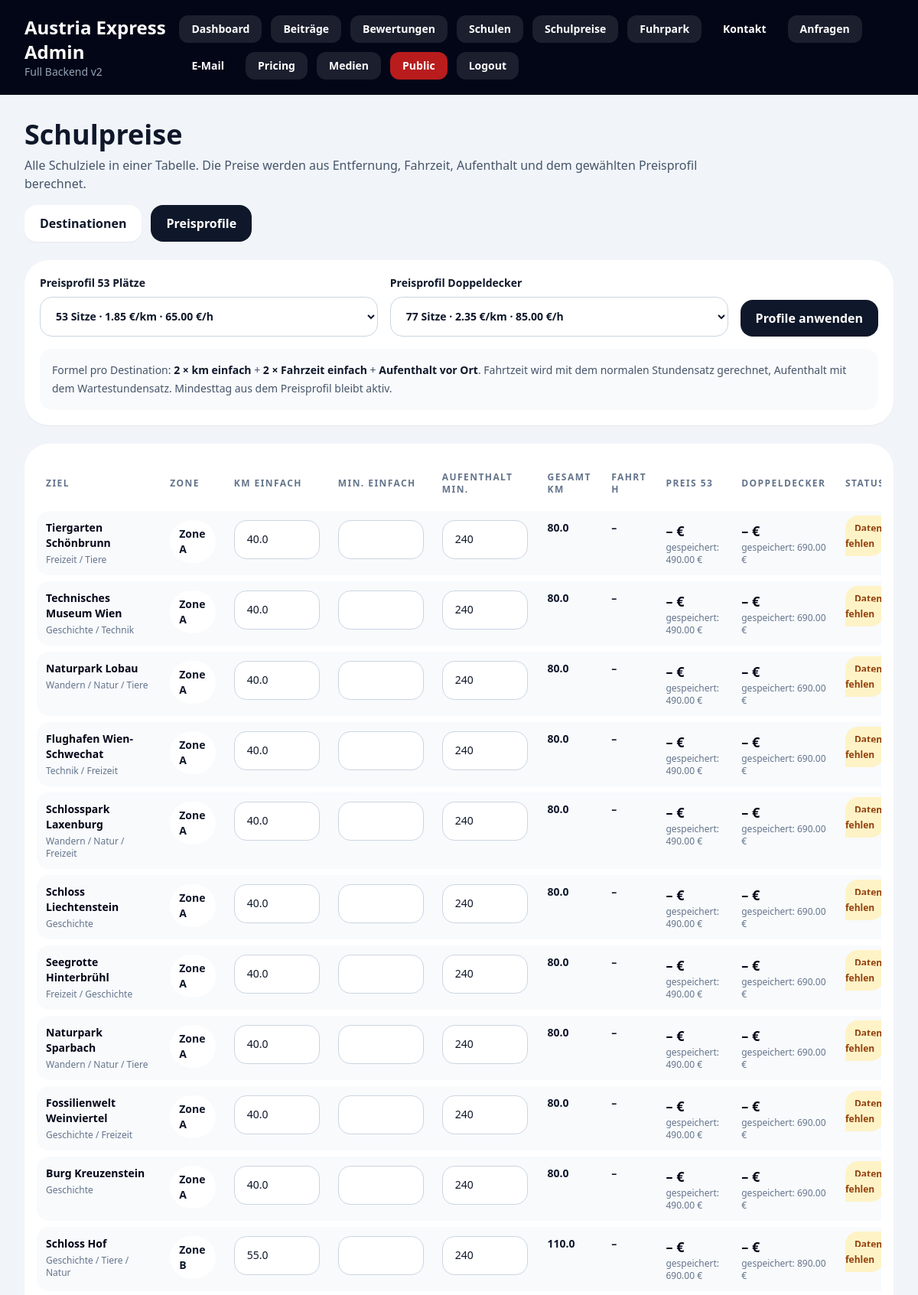
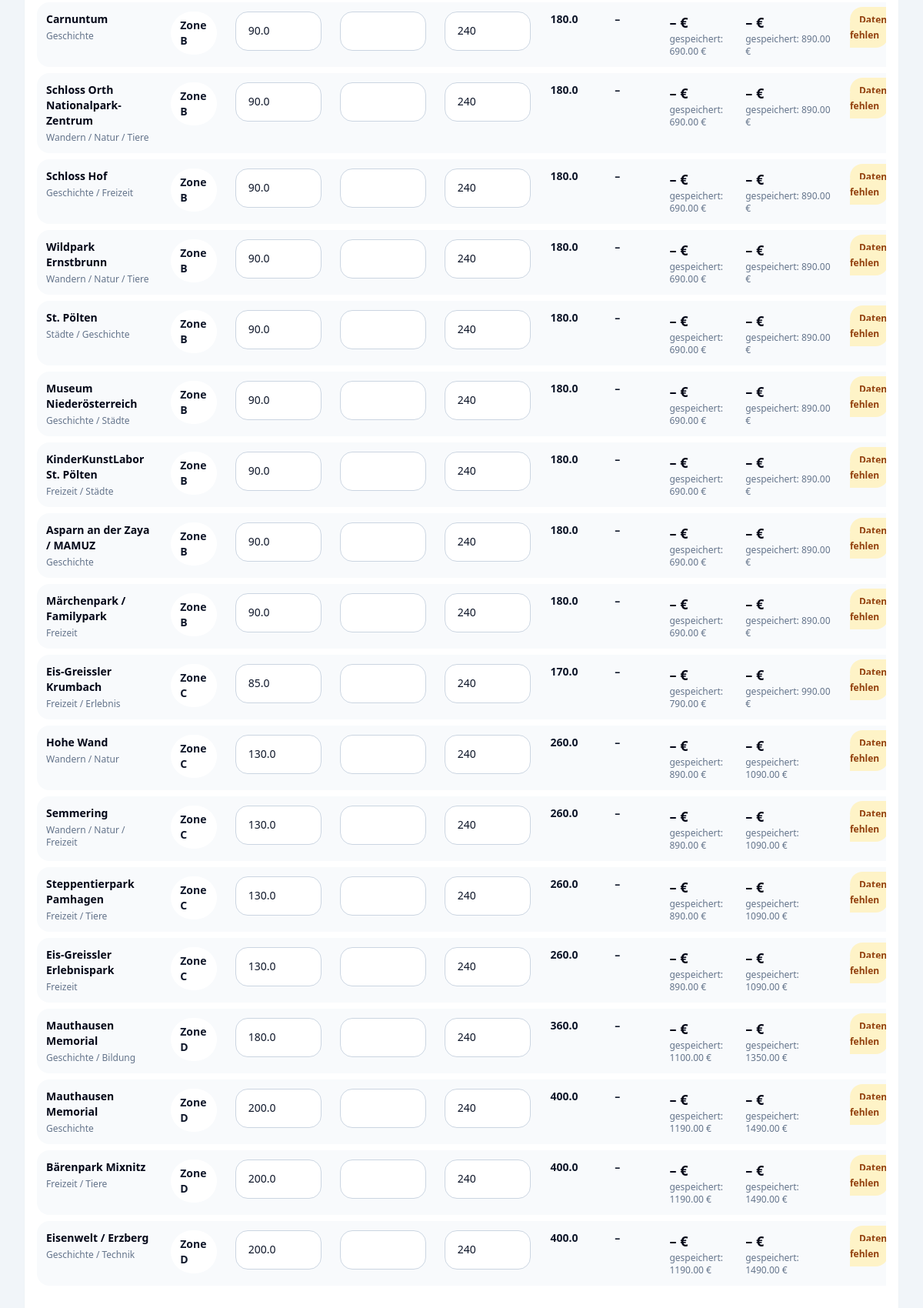
The app's page /admin/school-pricing (signed in, upper part) with its own data (2 pictures, top to bottom).
### app/models.py (models this page shows)
class SchoolDestination(db.Model):
    __tablename__ = "school_destinations"
    id = db.Column(db.Integer, primary_key=True)
    title = db.Column(db.String(220), nullable=False)
    slug = db.Column(db.String(240), unique=True, nullable=False, index=True)
    zone = db.Column(db.String(40), nullable=False, index=True)  # A/B/C/D
    category = db.Column(db.String(100), nullable=False, index=True)
    tags = db.Column(db.String(300), nullable=True)
    short_description = db.Column(db.Text, nullable=False)
    full_description = db.Column(db.Text, nullable=True)
    age_group = db.Column(db.String(120), nullable=True)
    distance_km = db.Column(db.Float, nullable=True)
    travel_time = db.Column(db.String(120), nullable=True)
    latitude = db.Column(db.Float, nullable=True)
    longitude = db.Column(db.Float, nullable=True)
    price_53 = db.Column(db.Numeric(10, 2), nullable=True)
    price_75 = db.Column(db.Numeric(10, 2), nullable=True)
    main_image = db.Column(db.String(500), nullable=True)
    alt_text = db.Column(db.String(255), nullable=True)
    is_active = db.Column(db.Boolean, default=True, nullable=False, index=True)
    sort_order = db.Column(db.Integer, default=100, nullable=False)
    created_at = db.Column(db.DateTime(timezone=True), default=utcnow, nullable=False)
    updated_at = db.Column(db.DateTime(timezone=True), default=utcnow, onupdate=utcnow, nullable=False)
    images = db.relationship("DestinationImage", back_populates="destination", cascade="all, delete-orphan")
    pricing = db.relationship("SchoolDestinationPricing", back_populates="destination", uselist=False, cascade="all, delete-orphan")

### app/routes/admin.py (the view, shortened to what this page needs)
@admin_bp.route("/school-pricing", methods=["GET", "POST"])
@login_required
def school_pricing_bulk():
    profiles = PricingProfile.query.filter_by(is_active=True).order_by(PricingProfile.name.asc()).all()
    profile_53_id = to_int(request.args.get("profile_53_id"), None)
    profile_75_id = to_int(request.args.get("profile_75_id"), None)
    profile_53 = PricingProfile.query.get(profile_53_id) if profile_53_id else default_school_profile("53")
    profile_75 = PricingProfile.query.get(profile_75_id) if profile_75_id else default_school_profile("doppeldecker")
    items = SchoolDestination.query.order_by(
        SchoolDestination.zone.asc(),
        SchoolDestination.sort_order.asc(),
        SchoolDestination.title.asc(),
    ).all()
    rows = [school_pricing_row(item, profile_53, profile_75) for item in items]
    return render_template(
        "admin/school_pricing_bulk.html",
        rows=rows,
        profiles=profiles,
        profile_53=profile_53,
        profile_75=profile_75,
        profile_53_data=profile_to_dict(profile_53),
        profile_75_data=profile_to_dict(profile_75),
    )

### app/__init__.py (called while the page is built)
def create_app(config_object=Config) -> Flask:
    app = Flask(__name__, instance_relative_config=True)
    app.config.from_object(config_object)
    Path(app.instance_path).mkdir(parents=True, exist_ok=True)
    app.config["UPLOAD_FOLDER"].mkdir(parents=True, exist_ok=True)
    db.init_app(app)
    from .routes.public import public_bp
    from .routes.admin import admin_bp
    app.register_blueprint(public_bp)
    app.register_blueprint(admin_bp, url_prefix="/admin")
    @app.context_processor
    def inject_csrf():
        return {"csrf_token": get_csrf_token}
    register_cli(app)
    return app

### app/routes/admin.py (called while the page is built, shortened)
def current_admin():
    admin_id = session.get("admin_id")
    if not admin_id:
        return None
    return AdminUser.query.get(admin_id)

def login_required(view):
    @wraps(view)
    def wrapped(*args, **kwargs):
        if not current_admin():
            return redirect(url_for("admin.login", next=request.path))
        return view(*args, **kwargs)
    return wrapped

def to_int(value, default=None):
    try:
        if value in (None, ""):
            return default
        return int(value)
    except ValueError:
        return default

def profile_to_dict(profile: PricingProfile | None) -> dict:
    if not profile:
        return {}
    return {
        "id": profile.id,
        "name": profile.name,
        "price_per_km": float(profile.price_per_km or 0),
        "hourly_rate": float(profile.hourly_rate or 0),
        "waiting_hourly_rate": float(profile.waiting_hourly_rate or 0),
        "minimum_day_rate": float(profile.minimum_day_rate or 0),
        "vat_percent": float(profile.vat_percent or 0),
    }

def default_school_profile(seat_hint: str):
    profiles = PricingProfile.query.filter_by(is_active=True).order_by(PricingProfile.name.asc()).all()
    hint = seat_hint.lower()
    for profile in profiles:
        haystack = f"{profile.name} {profile.bus_category}".lower()
        if hint in haystack:
            return profile

def calculate_school_destination_price(profile: PricingProfile | None, distance_km_one_way, drive_minutes_one_way, stay_minutes):
    if not profile:
        return None
    if distance_km_one_way in (None, "") or drive_minutes_one_way in (None, ""):
        return None

### app/utils/csrf.py (called while the page is built)
def get_csrf_token() -> str:
    token = session.get("_csrf_token")
    if not token:
        token = secrets.token_urlsafe(32)
        session["_csrf_token"] = token
    return token

### app/templates/admin/school_pricing_bulk.html (shortened to what this page needs)
{% extends "admin/base_admin.html" %}
{% block content %}
<div class="mb-6 flex flex-col gap-4 xl:flex-row xl:items-end xl:justify-between">
  <div>
    <h1 class="text-4xl font-black">Schulpreise</h1>
    <p class="mt-2 max-w-4xl text-slate-600">
      Alle Schulziele in einer Tabelle. Die Preise werden aus Entfernung, Fahrzeit, Aufenthalt und dem gewählten Preisprofil berechnet.
    </p>
  </div>
  <div class="flex flex-wrap gap-3">
    <a href="{{ url_for('admin.school_destinations_list') }}" class="rounded-2xl bg-white px-5 py-3 font-bold shadow-sm">Destinationen</a>
    <a href="{{ url_for('admin.pricing_profiles') }}" class="rounded-2xl bg-slate-900 px-5 py-3 font-bold text-white">Preisprofile</a>
  </div>
</div>
<div class="mb-6 rounded-[2rem] bg-white p-5 shadow-sm">
  <form method="get" class="grid gap-4 lg:grid-cols-[1fr_1fr_auto] lg:items-end">
    <label class="text-sm font-bold">Preisprofil 53 Plätze
      <select class="field mt-2" name="profile_53_id">
        {% for profile in profiles %}
          <option value="{{ profile.id }}" {% if profile_53 and profile.id == profile_53.id %}selected{% endif %}>
            {{ profile.name }} · {{ profile.price_per_km }} €/km · {{ profile.hourly_rate }} €/h
          </option>
        {% endfor %}
      </select>
    </label>
    <label class="text-sm font-bold">Preisprofil Doppeldecker
      <select class="field mt-2" name="profile_75_id">
        {% for profile in profiles %}
          <option value="{{ profile.id }}" {% if profile_75 and profile.id == profile_75.id %}selected{% endif %}>
            {{ profile.name }} · {{ profile.price_per_km }} €/km · {{ profile.hourly_rate }} €/h
          </option>
        {% endfor %}
      </select>
    </label>
    <button class="rounded-2xl bg-slate-900 px-5 py-3 font-black text-white">Profile anwenden</button>
  </form>
  <div class="mt-4 rounded-2xl bg-slate-50 p-4 text-sm leading-6 text-slate-600">
    Formel pro Destination:
    <span class="font-bold text-slate-900">2 × km einfach</span> +
    <span class="font-bold text-slate-900">2 × Fahrzeit einfach</span> +
    <span class="font-bold text-slate-900">Aufenthalt vor Ort</span>.
    Fahrtzeit wird mit dem normalen Stundensatz gerechnet, Aufenthalt mit dem Wartestundensatz. Mindesttag aus dem Preisprofil bleibt aktiv.
  </div>
</div>
<form method="post" class="rounded-[2rem] bg-white p-4 shadow-sm">
  <div class="overflow-x-auto">
    <table class="min-w-[1200px] w-full border-separate border-spacing-y-2 text-left text-sm">
      <thead class="sticky top-0 z-10 bg-white text-xs uppercase tracking-[.12em] text-slate-500">
        <tr>
          <th class="px-3 py-3">Ziel</th>
          <th class="px-3 py-3">Zone</th>
          <th class="px-3 py-3">km einfach</th>
          <th class="px-3 py-3">Min. einfach</th>
          <th class="px-3 py-3">Aufenthalt Min.</th>
          <th class="px-3 py-3">Gesamt km</th>
          <th class="px-3 py-3">Fahrt h</th>
          <th class="px-3 py-3">Preis 53</th>
          <th class="px-3 py-3">Doppeldecker</th>
          <th class="px-3 py-3">Status</th>
        </tr>
      </thead>
      <tbody>
        {% for row in rows %}
          {% set item = row.item %}
          <tr class="school-row rounded-2xl bg-slate-50 align-top"
              data-row-id="{{ item.id }}">
            <td class="rounded-l-2xl px-3 py-3">
              <div class="max-w-[260px] font-black text-slate-950">{{ item.title }}</div>
              <div class="mt-1 text-xs text-slate-500">{{ item.category }}{% if not item.is_active %} · inaktiv{% endif %}</div>
            </td>
            <td class="px-3 py-3">
              <span class="inline-flex rounded-full bg-white px-3 py-2 font-black">Zone {{ item.zone }}</span>
            </td>
            <td class="px-3 py-3">
              <input class="school-input field w-28 bg-white" type="number" step="0.1" min="0" name="row_{{ item.id }}_distance_km" value="{{ row.distance_km if row.distance_km is not none else '' }}">
            </td>
            <td class="px-3 py-3">
              <input class="school-input field w-28 bg-white" type="number" step="1" min="0" name="row_{{ item.id }}_drive_minutes_one_way" value="{{ row.drive_minutes_one_way if row.drive_minutes_one_way is not none else '' }}">
            </td>
            <td class="px-3 py-3">
              <input class="school-input field w-28 bg-white" type="number" step="15" min="0" name="row_{{ item.id }}_stay_minutes" value="{{ row.stay_minutes if row.stay_minutes is not none else 240 }}">
            </td>
            <td class="px-3 py-3 font-bold">
              <span class="js-total-km">–</span>
            </td>
            <td class="px-3 py-3 font-bold">
              <span class="js-drive-hours">–</span>
            </td>
            <td class="px-3 py-3">
              <div class="text-lg font-black text-slate-950"><span class="js-price-53">{{ row.calculated_53 or item.price_53 or '–' }}</span> €</div>
              {% if item.price_53 %}
                <div class="text-xs text-slate-500">gespeichert: {{ item.price_53 }} €</div>
              {% endif %}
            </td>
            <td class="px-3 py-3">
              <div class="text-lg font-black text-slate-950"><span class="js-price-75">{{ row.calculated_75 or item.price_75 or '–' }}</span> €</div>
              {% if item.price_75 %}
                <div class="text-xs text-slate-500">gespeichert: {{ item.price_75 }} €</div>
              {% endif %}
            </td>
            <td class="px-3 py-3">
              <span class="js-status rounded-full px-3 py-2 text-xs font-black">–</span>
            </td>
          </tr>
        {% else %}
          <tr><td colspan="11" class="rounded-2xl bg-slate-50 p-8 text-center text-slate-500">Keine Destinationen vorhanden.</td></tr>
        {% endfor %}
      </tbody>
    </table>
  </div>
</form>
{% endblock %}

### app/static/css/site.css (style rules this page uses)
html { scroll-behavior: smooth; }
.field { width: 100%; border-radius: 1rem; border: 1px solid #cbd5e1; background: #fff; padding: .9rem 1rem; outline: none; }

### records on screen
SchoolDestination: title "Tiergarten Schönbrunn", category "Freizeit / Tiere", zone "A", distance_km "40.0", stay_minutes "240", price_53 "490.00", price_75 "690.00"
SchoolDestination: title "Technisches Museum Wien", category "Geschichte / Technik", zone "A", distance_km "40.0", stay_minutes "240", price_53 "490.00", price_75 "690.00"
SchoolDestination: title "Naturpark Lobau", category "Wandern / Natur / Tiere", zone "A", distance_km "40.0", stay_minutes "240", price_53 "490.00", price_75 "690.00"
SchoolDestination: title "Flughafen Wien-Schwechat", category "Technik / Freizeit", zone "A", distance_km "40.0", stay_minutes "240", price_53 "490.00", price_75 "690.00"
SchoolDestination: title "Schlosspark Laxenburg", category "Wandern / Natur / Freizeit", zone "A", distance_km "40.0", stay_minutes "240", price_53 "490.00", price_75 "690.00"
SchoolDestination: title "Schloss Liechtenstein", category "Geschichte", zone "A", distance_km "40.0", stay_minutes "240", price_53 "490.00", price_75 "690.00"
SchoolDestination: title "Seegrotte Hinterbrühl", category "Freizeit / Geschichte", zone "A", distance_km "40.0", stay_minutes "240", price_53 "490.00", price_75 "690.00"
SchoolDestination: title "Naturpark Sparbach", category "Wandern / Natur / Tiere", zone "A", distance_km "40.0", stay_minutes "240", price_53 "490.00", price_75 "690.00"
SchoolDestination: title "Fossilienwelt Weinviertel", category "Geschichte / Freizeit", zone "A", distance_km "40.0", stay_minutes "240", price_53 "490.00", price_75 "690.00"
SchoolDestination: title "Burg Kreuzenstein", category "Geschichte", zone "A", distance_km "40.0", stay_minutes "240", price_53 "490.00", price_75 "690.00"
SchoolDestination: title "Schloss Hof", category "Geschichte / Tiere / Natur", zone "B", distance_km "55.0", stay_minutes "240", price_53 "690.00", price_75 "890.00"
SchoolDestination: title "Carnuntum", category "Geschichte", zone "B", distance_km "90.0", stay_minutes "240", price_53 "690.00", price_75 "890.00"
SchoolDestination: title "Schloss Orth Nationalpark-Zentrum", category "Wandern / Natur / Tiere", zone "B", distance_km "90.0", stay_minutes "240", price_53 "690.00", price_75 "890.00"
SchoolDestination: title "Schloss Hof", category "Geschichte / Freizeit", zone "B", distance_km "90.0", stay_minutes "240", price_53 "690.00", price_75 "890.00"
SchoolDestination: title "Wildpark Ernstbrunn", category "Wandern / Natur / Tiere", zone "B", distance_km "90.0", stay_minutes "240", price_53 "690.00", price_75 "890.00"
SchoolDestination: title "St. Pölten", category "Städte / Geschichte", zone "B", distance_km "90.0", stay_minutes "240", price_53 "690.00", price_75 "890.00"
SchoolDestination: title "Museum Niederösterreich", category "Geschichte / Städte", zone "B", distance_km "90.0", stay_minutes "240", price_53 "690.00", price_75 "890.00"
SchoolDestination: title "KinderKunstLabor St. Pölten", category "Freizeit / Städte", zone "B", distance_km "90.0", stay_minutes "240", price_53 "690.00", price_75 "890.00"
SchoolDestination: title "Asparn an der Zaya / MAMUZ", category "Geschichte", zone "B", distance_km "90.0", stay_minutes "240", price_53 "690.00", price_75 "890.00"
SchoolDestination: title "Märchenpark / Familypark", category "Freizeit", zone "B", distance_km "90.0", stay_minutes "240", price_53 "690.00", price_75 "890.00"
SchoolDestination: title "Eis-Greissler Krumbach", category "Freizeit / Erlebnis", zone "C", distance_km "85.0", stay_minutes "240", price_53 "790.00", price_75 "990.00"
SchoolDestination: title "Hohe Wand", category "Wandern / Natur", zone "C", distance_km "130.0", stay_minutes "240", price_53 "890.00", price_75 "1090.00"
SchoolDestination: title "Semmering", category "Wandern / Natur / Freizeit", zone "C", distance_km "130.0", stay_minutes "240", price_53 "890.00", price_75 "1090.00"
SchoolDestination: title "Steppentierpark Pamhagen", category "Freizeit / Tiere", zone "C", distance_km "130.0", stay_minutes "240", price_53 "890.00", price_75 "1090.00"
SchoolDestination: title "Eis-Greissler Erlebnispark", category "Freizeit", zone "C", distance_km "130.0", stay_minutes "240", price_53 "890.00", price_75 "1090.00"
SchoolDestination: title "Mauthausen Memorial", category "Geschichte / Bildung", zone "D", distance_km "180.0", stay_minutes "240", price_53 "1100.00", price_75 "1350.00"
SchoolDestination: title "Mauthausen Memorial", category "Geschichte", zone "D", distance_km "200.0", stay_minutes "240", price_53 "1190.00", price_75 "1490.00"
SchoolDestination: title "Bärenpark Mixnitz", category "Freizeit / Tiere", zone "D", distance_km "200.0", stay_minutes "240", price_53 "1190.00", price_75 "1490.00"
SchoolDestination: title "Eisenwelt / Erzberg", category "Geschichte / Technik", zone "D", distance_km "200.0", stay_minutes "240", price_53 "1190.00", price_75 "1490.00"

### other values on screen
form field profile_53_id "53 Sitze · 1.85 €/km · 65.00 €/h"
form field profile_75_id "77 Sitze · 2.35 €/km · 85.00 €/h"
